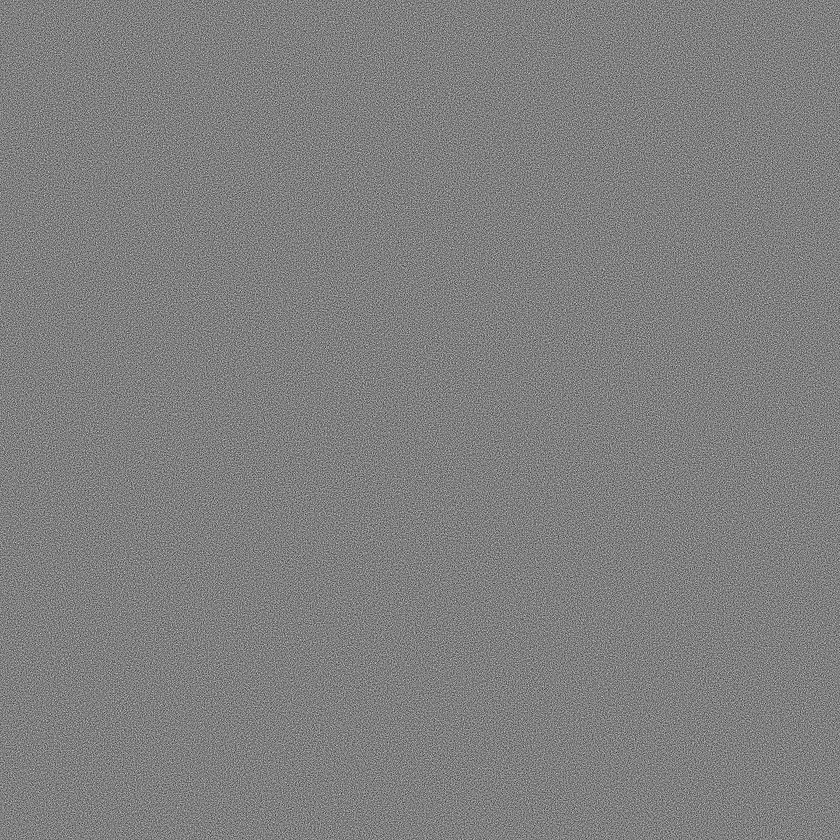
#> input picture ctfs/wtf/2021/crypto/H4ck3r_Vs_C0d3r/coder.png, 840 x 840 px, shrunk from 2160 x 2160 before the run
$ python encr3pt.py coder.png
#> lines starting #> are read from the running program, lines starting #| are printed output that depends on the picture
from PIL import Image, ImageDraw
import os
import sys
from random import SystemRandom
random = SystemRandom()
xrange = range


I3 = Image.open

if len(sys.argv) != 2:
    exit()

fl = str(sys.argv[1])

O1 = os.path.isfile
O2 = os.path.splitext

if not O1(fl):
    exit()

i = I3(fl)
#> i is the input picture: PIL image 840x840 L; min 35, max 222, mean 127.5

f, e = O2(fl)
O_A = f+"_A.png"
O_B = f+"_B.png"

i = i.convert('1')
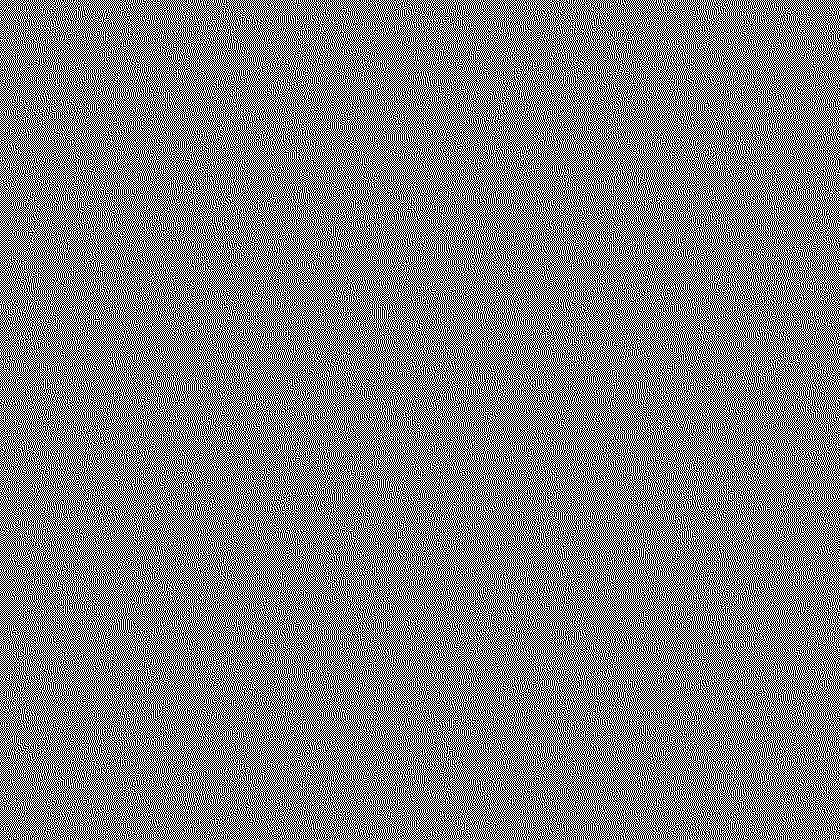
#> i: PIL image 840x840 1; 50% white in thin lines or dots

I1 = Image.new
I2 = ImageDraw.Draw

a = i.size[0]*2
#> a = 1680
b = i.size[1]*2
#> b = 1680
i_A = I1('1', (a, b))
#> i_A: PIL image 1680x1680 1; every value is 0
d_A = I2(i_A)
i_B = I1('1', (a, b))
d_B = I2(i_B)


ps = ((1, 1, 0, 0), (1, 0, 1, 0), (1, 0, 0, 1),
      (0, 1, 1, 0), (0, 1, 0, 1), (0, 0, 1, 1))

for x in xrange(0, int(a/2)):
    for y in xrange(0, int(b/2)):
        pix = i.getpixel((x, y))
        p = random.choice(ps)
        d_A.point((x*2, y*2), p[0])
        d_A.point((x*2+1, y*2), p[1])
        d_A.point((x*2, y*2+1), p[2])
        d_A.point((x*2+1, y*2+1), p[3])
        if pix == 0:
            d_B.point((x*2, y*2), 1-p[0])
            d_B.point((x*2+1, y*2), 1-p[1])
            d_B.point((x*2, y*2+1), 1-p[2])
            d_B.point((x*2+1, y*2+1), 1-p[3])
        else:
            d_B.point((x*2, y*2), p[0])
            d_B.point((x*2+1, y*2), p[1])
            d_B.point((x*2, y*2+1), p[2])
            d_B.point((x*2+1, y*2+1), p[3])

i_A.save(O_A, 'PNG')
i_B.save(O_B, 'PNG')
